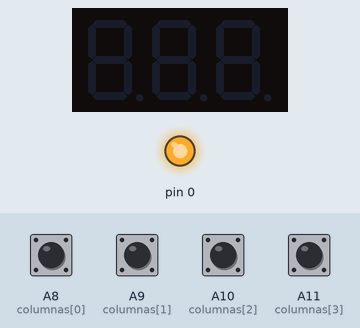
Bench run of a sketch on a simulated Arduino Mega 2560, built with avr-gcc and run on an emulated ATmega2560. On the bench: 3-digit seven-segment display, output pins drawn as LEDs (lit = HIGH). Wiring (inferred from the names in the program): 3-digit 7-segment display, segments lit when LOW: segments A6, A5, A4, A3, A2, A1, A0; digit selects pin 50, pin 51, pin 52. The test bench sets the inputs (shaded band); at power-on: A8 (columnas[0]), A9 (columnas[1]), A10 (columnas[2]), A11 (columnas[3]) HIGH. The segment pins are drawn as the display they are named for; pins used as bus, display or sensor lines are not drawn.

Above: at 1.2 s.
1.3 s: A8 (columnas[0]) pulled LOW for 0.15 s
At 1.8 s:
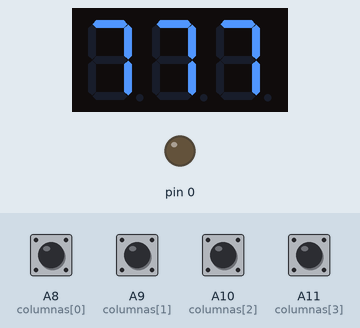
2.9 s: A9 (columnas[1]) pulled LOW for 0.15 s
At 3.7 s:
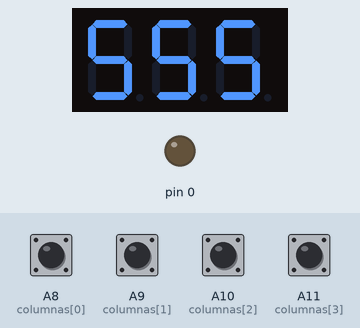
4.5 s: A10 (columnas[2]) pulled LOW for 0.15 s
At 5.4 s:
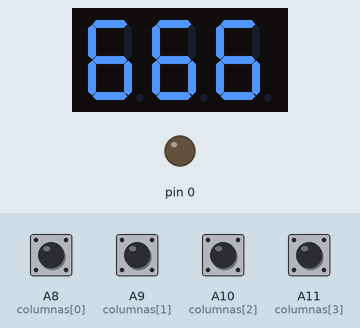
6.1 s: A11 (columnas[3]) pulled LOW for 0.15 s
At 7.3 s:
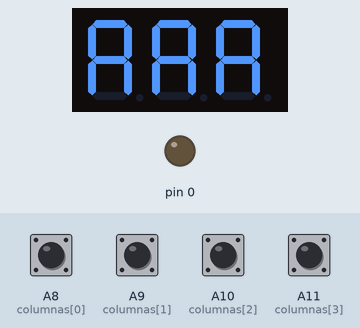
7.7 s: A8 (columnas[0]) pulled LOW for 1 s
At 8.6 s:
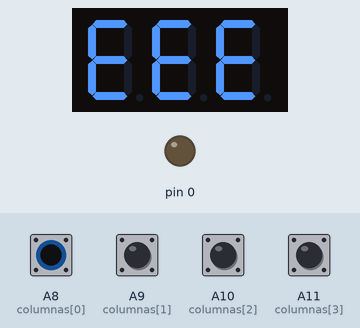
10.2 s: A9 (columnas[1]) pulled LOW for 1 s
At 11.7 s:
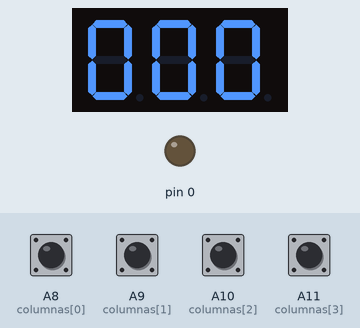
Timing chart, 0 to 13.2 s (numbered marks = the images above; inputs shaded):
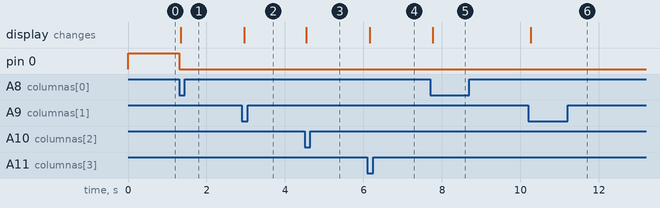

The sketch:

teclado_4x4_C.ino
```cpp
// ================== Configuración de pines ==================
// Filas → Salidas (rotan un 0)
const uint8_t filas[4] = {53, 52, 51, 50}; // PB0–PB3 en el Mega

// Columnas → Entradas con interrupción
const uint8_t columnas[4] = {A8, A9, A10, A11}; // PK0–PK3

// Display 7 segmentos → Salidas (ánodo común)
const uint8_t displayPins[8] = {A0, A1, A2, A3, A4, A5, A6};

// Tabla de segmentos (ánodo común)
const byte tabla7seg[16] = {
  0x4f, 0x12, 0x06, 0x08, 0x4c, 0x24, 0x20, 0x60, 0x0f, 0x00, 0x04, 0x31, 0x30, 0x01, 0x38, 0x42
};

volatile int teclaPresionada = -1; // Valor 0–15
volatile bool teclaDetectada = false;

// ================== FUNCIONES ==================

// Mostrar número en display
void mostrarEnDisplay(byte valor) {
  byte salida = tabla7seg[valor];
  for (int i = 0; i < 8; i++) {
    bool estado = (salida >> i) & 0x01;
    digitalWrite(displayPins[i], estado ? HIGH : LOW); // ánodo común
  }
}

// ================== SETUP ==================
void setup() {
  // Configurar pines de display
  for (int i = 0; i < 8; i++) {
    pinMode(displayPins[i], OUTPUT);
    digitalWrite(displayPins[i], HIGH); // apagar
  }

  // Configurar filas como salida
  for (int i = 0; i < 4; i++) {
    pinMode(filas[i], OUTPUT);
    digitalWrite(filas[i], HIGH);
  }

  // Configurar columnas como entrada con pull-up
  for (int i = 0; i < 4; i++) {
    pinMode(columnas[i], INPUT_PULLUP);
  }

  // Habilitar interrupciones de cambio (Pin Change Interrupt)
  PCICR |= (1 << PCIE2);   // Grupo PCINT2 (PK0–PK7)
  PCMSK2 |= 0x0F;          // Habilitar PK0–PK3
  sei();                   // Activar interrupciones globales
}

// ================== LOOP ==================
void loop() {
  // Barrido de filas (rotar 0)
  static int filaActiva = 0;
  for (int i = 0; i < 4; i++) {
    digitalWrite(filas[i], HIGH);
  }
  digitalWrite(filas[filaActiva], LOW);

  // Rotar fila cada 10 ms
  filaActiva = (filaActiva + 1) % 4;

  // Si se detectó tecla, mostrar en display
  if (teclaDetectada) {
    // Leer columnas
    int col = -1;
    for (int i = 0; i < 4; i++) {
      if (digitalRead(columnas[i]) == LOW) col = i;
    }

    // Leer fila activa
    int fila = -1;
    for (int i = 0; i < 4; i++) {
      if (digitalRead(filas[i]) == LOW) fila = i;
    }

    if (fila >= 0 && col >= 0) {
      teclaPresionada = fila * 4 + col; // Mapeo 0–15
      mostrarEnDisplay(teclaPresionada);
      teclaDetectada = false;
    }
  }
}

// Interrupción de cambio de pin (para las columnas)
ISR(PCINT2_vect) {
  teclaDetectada = true;
}
```

Measured:
- after the input at 1.3 s, pin 0: HIGH → LOW at once; the display: changes at once (image 1)
- after the input at 2.9 s, the display: changes after 0.06 s (image 2)
- after the input at 4.5 s, the display: changes at once (image 3)
- after the input at 6.1 s, the display: changes after 0.06 s (image 4)
- after the input at 7.7 s, the display: changes after 0.06 s (image 5)
- after the input at 10.2 s, the display: changes after 0.06 s (image 6)
